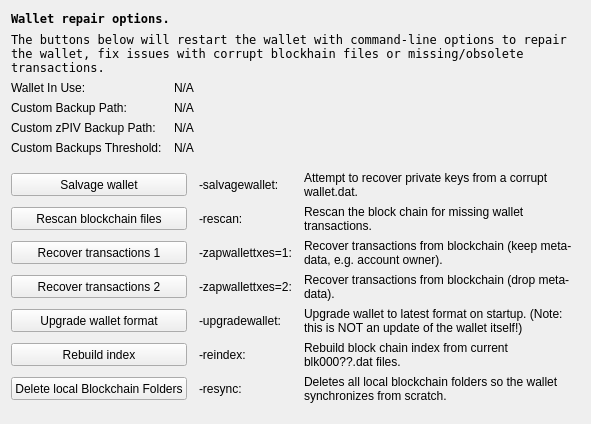
     <widget class="QWidget" name="tab_repair">
      <attribute name="title">
       <string>&amp;Wallet Repair</string>
      </attribute>
      <layout class="QGridLayout" name="gridLayout_4" columnstretch="0,0,0,0">
       <property name="horizontalSpacing">
        <number>12</number>
       </property>
       <item row="0" column="0" colspan="4">
        <widget class="QLabel" name="label_repair_header">
         <property name="font">
          <font>
           <family>Andale Mono</family>
           <weight>75</weight>
           <bold>true</bold>
          </font>
         </property>
         <property name="text">
          <string>Wallet repair options.</string>
         </property>
        </widget>
       </item>
       <item row="1" column="0" colspan="4">
        <widget class="QLabel" name="label_repair_helptext">
         <property name="font">
          <font>
           <family>Andale Mono</family>
           <weight>50</weight>
           <bold>false</bold>
          </font>
         </property>
         <property name="text">
          <string>The buttons below will restart the wallet with command-line options to repair the wallet, fix issues with corrupt blockhain files or missing/obsolete transactions.</string>
         </property>
         <property name="wordWrap">
          <bool>true</bool>
         </property>
        </widget>
       </item>
       <item row="2" column="0">
        <widget class="QLabel" name="wallet_path_label">
         <property name="text">
          <string>Wallet In Use:</string>
         </property>
        </widget>
       </item>
       <item row="2" column="1" colspan="3">
        <widget class="QLabel" name="wallet_path">
         <property name="cursor">
          <cursorShape>IBeamCursor</cursorShape>
         </property>
         <property name="text">
          <string>N/A</string>
         </property>
         <property name="textFormat">
          <enum>Qt::PlainText</enum>
         </property>
         <property name="textInteractionFlags">
          <set>Qt::LinksAccessibleByMouse|Qt::TextSelectableByKeyboard|Qt::TextSelectableByMouse</set>
         </property>
        </widget>
       </item>
       <item row="3" column="0">
        <widget class="QLabel" name="wallet_custombackuppath_label">
         <property name="visible">
          <bool>false</bool>
         </property>
         <property name="text">
          <string>Custom Backup Path:</string>
         </property>
        </widget>
       </item>
       <item row="3" column="1" colspan="3">
        <widget class="QLabel" name="wallet_custombackuppath">
         <property name="cursor">
          <cursorShape>IBeamCursor</cursorShape>
         </property>
         <property name="visible">
          <bool>false</bool>
         </property>
         <property name="text">
          <string>N/A</string>
         </property>
         <property name="textFormat">
          <enum>Qt::PlainText</enum>
         </property>
         <property name="textInteractionFlags">
          <set>Qt::LinksAccessibleByMouse|Qt::TextSelectableByKeyboard|Qt::TextSelectableByMouse</set>
         </property>
        </widget>
       </item>
       <item row="4" column="0">
        <widget class="QLabel" name="wallet_customzaureusxivbackuppath_label">
         <property name="visible">
          <bool>false</bool>
         </property>
         <property name="text">
          <string>Custom zPIV Backup Path:</string>
         </property>
        </widget>
       </item>
       <item row="4" column="1" colspan="3">
        <widget class="QLabel" name="wallet_customzaureusxivbackuppath">
         <property name="cursor">
          <cursorShape>IBeamCursor</cursorShape>
         </property>
         <property name="visible">
          <bool>false</bool>
         </property>
         <property name="text">
          <string>N/A</string>
         </property>
         <property name="textFormat">
          <enum>Qt::PlainText</enum>
         </property>
         <property name="textInteractionFlags">
          <set>Qt::LinksAccessibleByMouse|Qt::TextSelectableByKeyboard|Qt::TextSelectableByMouse</set>
         </property>
        </widget>
       </item>
       <item row="5" column="0">
        <widget class="QLabel" name="wallet_custombackupthreshold_label">
         <property name="visible">
          <bool>false</bool>
         </property>
         <property name="text">
          <string>Custom Backups Threshold:</string>
         </property>
        </widget>
       </item>
       <item row="5" column="1" colspan="3">
        <widget class="QLabel" name="wallet_custombackupthreshold">
         <property name="cursor">
          <cursorShape>IBeamCursor</cursorShape>
         </property>
         <property name="visible">
          <bool>false</bool>
         </property>
         <property name="text">
          <string>N/A</string>
         </property>
         <property name="textFormat">
          <enum>Qt::PlainText</enum>
         </property>
         <property name="textInteractionFlags">
          <set>Qt::LinksAccessibleByMouse|Qt::TextSelectableByKeyboard|Qt::TextSelectableByMouse</set>
         </property>
        </widget>
       </item>
       <item row="6" column="0">
        <spacer name="verticalSpacer_repair1">
         <property name="orientation">
          <enum>Qt::Vertical</enum>
         </property>
         <property name="sizeHint" stdset="0">
          <size>
           <width>10</width>
           <height>10</height>
          </size>
         </property>
        </spacer>
       </item>
       <item row="7" column="0" colspan="2">
        <widget class="QPushButton" name="btn_salvagewallet">
         <property name="minimumSize">
          <size>
           <width>100</width>
           <height>23</height>
          </size>
         </property>
         <property name="text">
          <string>Salvage wallet</string>
         </property>
        </widget>
       </item>
       <item row="7" column="2">
        <widget class="QLabel" name="label_repair_salvage_command">
         <property name="text">
          <string notr="true">-salvagewallet:</string>
         </property>
        </widget>
       </item>
       <item row="7" column="3">
        <widget class="QLabel" name="label_repair_salvage">
         <property name="text">
          <string>Attempt to recover private keys from a corrupt wallet.dat.</string>
         </property>
         <property name="wordWrap">
          <bool>true</bool>
         </property>
        </widget>
       </item>
       <item row="8" column="0" colspan="2">
        <widget class="QPushButton" name="btn_rescan">
         <property name="minimumSize">
          <size>
           <width>100</width>
           <height>23</height>
          </size>
         </property>
         <property name="text">
          <string>Rescan blockchain files</string>
         </property>
        </widget>
       </item>
       <item row="8" column="2">
        <widget class="QLabel" name="label_repair_rescan_command">
         <property name="text">
          <string notr="true">-rescan:</string>
         </property>
        </widget>
       </item>
       <item row="8" column="3">
        <widget class="QLabel" name="label_repair_rescan">
         <property name="text">
          <string>Rescan the block chain for missing wallet transactions.</string>
         </property>
         <property name="wordWrap">
          <bool>true</bool>
         </property>
        </widget>
       </item>
       <item row="9" column="0" colspan="2">
        <widget class="QPushButton" name="btn_zapwallettxes1">
         <property name="minimumSize">
          <size>
           <width>100</width>
           <height>23</height>
          </size>
         </property>
         <property name="text">
          <string>Recover transactions 1</string>
         </property>
        </widget>
       </item>
       <item row="9" column="2">
        <widget class="QLabel" name="label_repair_zap1_command">
         <property name="text">
          <string notr="true">-zapwallettxes=1:</string>
         </property>
        </widget>
       </item>
       <item row="9" column="3">
        <widget class="QLabel" name="label_repair_zap1">
         <property name="text">
          <string>Recover transactions from blockchain (keep meta-data, e.g. account owner).</string>
         </property>
         <property name="wordWrap">
          <bool>true</bool>
         </property>
        </widget>
       </item>
       <item row="10" column="0" colspan="2">
        <widget class="QPushButton" name="btn_zapwallettxes2">
         <property name="minimumSize">
          <size>
           <width>100</width>
           <height>23</height>
          </size>
         </property>
         <property name="text">
          <string>Recover transactions 2</string>
         </property>
        </widget>
       </item>
       <item row="10" column="2">
        <widget class="QLabel" name="label_repair_zap2_command">
         <property name="text">
          <string notr="true">-zapwallettxes=2:</string>
         </property>
        </widget>
       </item>
       <item row="10" column="3">
        <widget class="QLabel" name="label_repair_zap2">
         <property name="text">
          <string>Recover transactions from blockchain (drop meta-data).</string>
         </property>
         <property name="wordWrap">
          <bool>true</bool>
         </property>
        </widget>
       </item>
       <item row="11" column="0" colspan="2">
        <widget class="QPushButton" name="btn_upgradewallet">
         <property name="minimumSize">
          <size>
           <width>100</width>
           <height>23</height>
          </size>
         </property>
         <property name="text">
          <string>Upgrade wallet format</string>
         </property>
        </widget>
       </item>
       <item row="11" column="2">
        <widget class="QLabel" name="label_repair_upgrade_command">
         <property name="text">
          <string notr="true">-upgradewallet:</string>
         </property>
        </widget>
       </item>
       <item row="11" column="3">
        <widget class="QLabel" name="label_repair_upgrade">
         <property name="text">
          <string>Upgrade wallet to latest format on startup. (Note: this is NOT an update of the wallet itself!)</string>
         </property>
         <property name="wordWrap">
          <bool>true</bool>
         </property>
        </widget>
       </item>
       <item row="12" column="0" colspan="2">
        <widget class="QPushButton" name="btn_reindex">
         <property name="minimumSize">
          <size>
           <width>100</width>
           <height>23</height>
          </size>
         </property>
         <property name="text">
          <string>Rebuild index</string>
         </property>
        </widget>
       </item>
       <item row="12" column="2">
        <widget class="QLabel" name="label_repair_reindex_command">
         <property name="text">
          <string notr="true">-reindex:</string>
         </property>
        </widget>
       </item>
       <item row="12" column="3">
        <widget class="QLabel" name="label_repair_reindex">
         <property name="text">
          <string>Rebuild block chain index from current blk000??.dat files.</string>
         </property>
         <property name="wordWrap">
          <bool>true</bool>
         </property>
        </widget>
       </item>
       <item row="13" column="0" colspan="2">
        <widget class="QPushButton" name="btn_resync">
         <property name="minimumSize">
          <size>
           <width>100</width>
           <height>23</height>
          </size>
         </property>
         <property name="text">
          <string>Delete local Blockchain Folders</string>
         </property>
        </widget>
       </item>
       <item row="13" column="2">
        <widget class="QLabel" name="label_repair_resync_command">
         <property name="text">
          <string>-resync:</string>
         </property>
        </widget>
       </item>
       <item row="13" column="3">
        <widget class="QLabel" name="label_repair_resync">
         <property name="text">
          <string>Deletes all local blockchain folders so the wallet synchronizes from scratch.</string>
         </property>
         <property name="wordWrap">
          <bool>true</bool>
         </property>
        </widget>
       </item>
       <item row="14" column="0">
        <spacer name="verticalSpacer_repair2">
         <property name="orientation">
          <enum>Qt::Vertical</enum>
         </property>
         <property name="sizeHint" stdset="0">
          <size>
           <width>20</width>
           <height>10</height>
          </size>
         </property>
        </spacer>
       </item>
      </layout>
     </widget>
